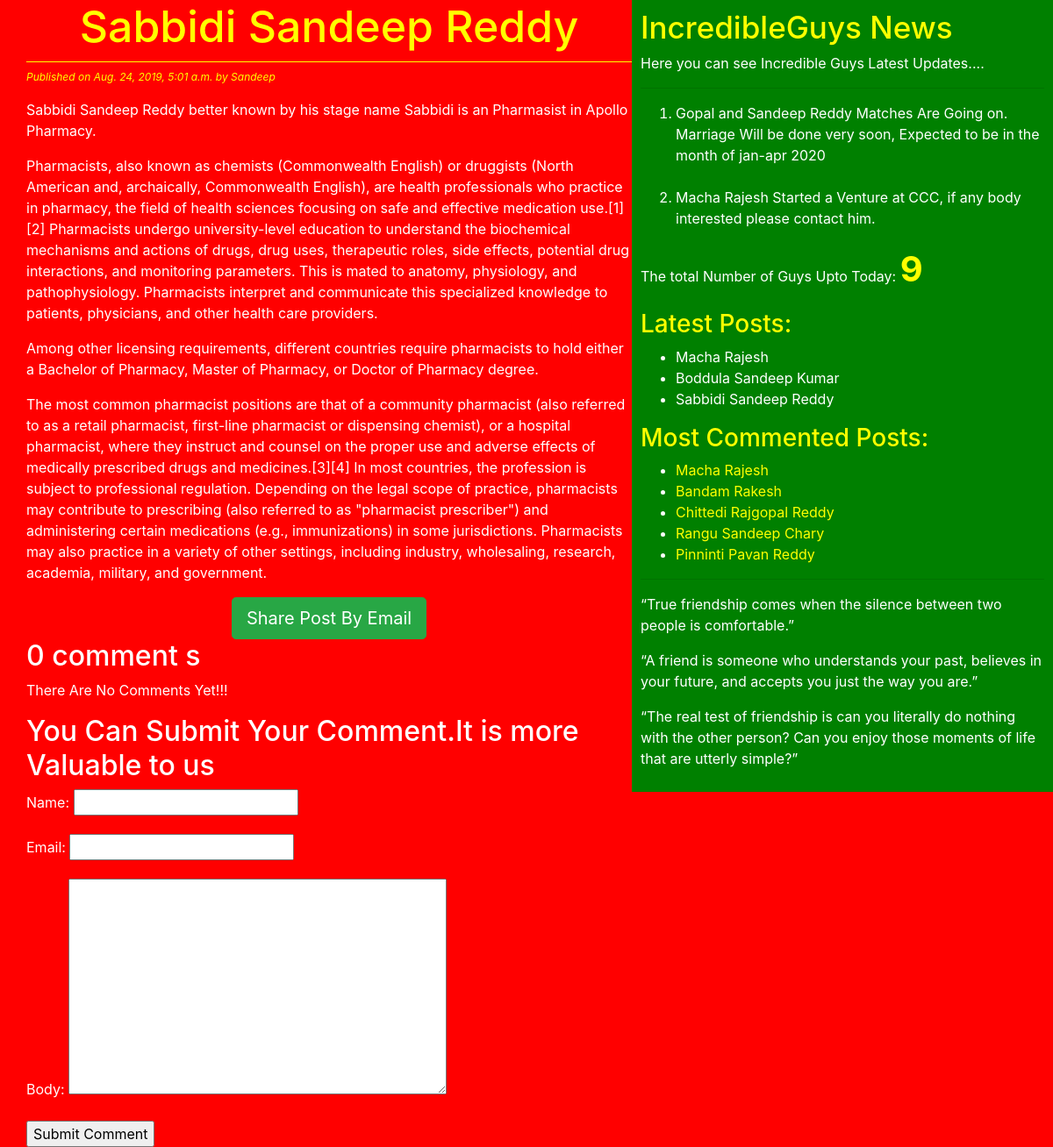
Screenshot of /2019/08/24/sabbidi-sandeep-reddy/ with the database file from the repository.
### blog/models.py (models this page shows, shortened)
class Post(models.Model):
    STATUS_CHOICES = (('draft','Draft'),('published','published'))
    title = models.CharField(max_length=256)
    slug = models.SlugField(max_length=264,unique_for_date='publish')
    author = models.ForeignKey(User,on_delete=models.CASCADE,related_name='blog_posts')
    body = models.TextField()
    publish = models.DateTimeField(default=timezone.now)
    created = models.DateTimeField(auto_now_add=True)
    update = models.DateTimeField(auto_now=True)
    status = models.CharField(max_length=10,choices=STATUS_CHOICES,default='draft')
    objects = CustomManager()
    tags = TaggableManager()
    class Meta:
        ordering = ('-publish',)
    def get_absolute_url(self):
        return reverse('post_detail', args=[self.publish.year, self.publish.strftime('%m'), self.publish.strftime('%d'), self.slug])

### blog/views.py (the view)
# urls.py: url(r'^(?P<year>[0-9]{4})/(?P<month>[0-9]{2})/(?P<day>[0-9]{2})/(?P<post>[-\w]+)/$', views.post_detail_view,
def post_detail_view(request, year, month, day, post):
    post = get_object_or_404(Post, slug=post, status='published',
                           publish__year=year,
                           publish__month=month,
                           publish__day=day)
    comments = post.comments.filter(active=True)
    csubmit = False
    if request.method == 'POST':
        form = CommentForm(request.POST)
        if form.is_valid():
            new_comment = form.save(commit=False)
            new_comment.post = post
            new_comment.save()
            csubmit = True
    else:
        form = CommentForm()
    return render(request, 'blog/post_detail.html', {'post': post, 'form':form, 'csubmit':csubmit, 'comments':comments})

### blog/forms.py
class CommentForm(forms.ModelForm):
    class Meta:
        model = Comment
        fields = ('name', 'email', 'body')

### blog/models.py (called while the page is built)
    def get_queryset(self):
        return super().get_queryset().filter(status='published')

### blog/templatetags/blog_tags.py (called while the page is built)
@register.simple_tag
def total_posts():
    return Post.objects.count()

@register.inclusion_tag('blog/latest_post123.html')
def show_latest_posts():
    latest_posts = Post.objects.order_by('-publish')[ :3]
    return{'latest_posts': latest_posts}

@register.simple_tag
def get_most_commented_posts(count=5):
    return Post.objects.annotate(total_comments=Count('comments')).order_by('-total_comments')[:count]

### templates/blog/post_detail.html (shortened to what this page needs)
<!DOCTYPE html>
{%extends 'blog/base.html' %}
{%block content%}
<h1>{{post.title}}</h1>
<p id="date">Published on {{post.publish}} by {{post.author|title}}</p>
{{post.body|linebreaks}}
<div class="container" align="center">
    <a href="/{{post.id}}/share" class="btn btn-lg btn-success">Share Post By Email</a>
</div>
{% with comments.count as comments_count %}
     <h2>{{comments.count}} comment {{comments_count|pluralize}}</h2>
{% endwith %}
{% if comments %}
    {% for comment in comments %}
        <p id="ch">comment {{forloop.counter}} by {{comment.name}} on {{comment.created}}</p>
    <div class="cb">{{comment.body|linebreaks}}</div>
    {% endfor %}
<hr>
{% else %}
   <p>There Are No Comments Yet!!!</p>
{% endif %}
{% if csubmit %}
    <h2>Your Comment Added Succesfully</h2>
{% else %}
<h2>You Can Submit Your Comment.It is more Valuable to us</h2>
    <form method="post">
        {{form.as_p}}
        <input type="submit" value="Submit Comment">
    </form>
{% endif %}
{%endblock%}

### templates/blog/base.html (shortened to what this page needs)
<!DOCTYPE html>
{% load staticfiles %}
{% load blog_tags %}
<html lang="en">
<head>
    <link rel="stylesheet" href="https://stackpath.bootstrapcdn.com/bootstrap/4.2.1/css/bootstrap.min.css">
     <link rel="stylesheet" href="{%static 'css/blog1.css' %}">
</head>
<body>
<div class="content">
    {%block content%}   {%endblock%}
</div>
<div class="sidebar">
     <h4>IncredibleGuys News</h4>
    <p>Here you can see Incredible Guys Latest Updates....</p>
    <hr>
    <ol>
        <li>Gopal and Sandeep Reddy Matches Are Going on. Marriage Will be done very soon, Expected to be in the month of jan-apr 2020 </li><br>
        <li>Macha Rajesh Started a Venture at CCC, if any body interested please contact him.</li>
    </ol>
    <p>The total Number of Guys Upto Today: <span id="pcount">{% total_posts %}</span></p>
    <h3>Latest Posts: </h3> {% show_latest_posts %}
    <h3>Most Commented Posts: </h3>
    {% get_most_commented_posts as most_commented_posts %}
    <ul>
        {% for post in most_commented_posts %}
        <li><a href="{{post.get_absolute_url}}" class="red" >{{post.title}}</a></li>
        {% endfor %}
    </ul>
    <hr>
    <p>“True friendship comes when the silence between two people is comfortable.”</p>
    <p>“A friend is someone who understands your past, believes in your future, and accepts you just the way you are.”</p>
    <p>“The real test of friendship is can you literally do nothing with the other person? Can you enjoy those moments of life that are utterly simple?”</p>
</div>
</body>
</html>

### templates/blog/latest_post123.html
<ul>
    {% for post in latest_posts %}
    <li> <a href="{{post.get_absolute_url}}">{{post.title}}</a> </li>
    {% endfor %}
</ul>

### static/css/blog1.css (style rules this page uses)
.content { width: 60%; float: left; padding: 0 0 0 30px; background: red; height: 100%; }
.sidebar { width: 40%; float: right; padding: 10px; background: green; height: 100%; color: white; }
h1 { text-align: center; border-bottom: 1px solid yellow; padding-bottom: 10px; }
body { color: white; background: red; }
#date { color: yellow; font-size: 12px; font-style: italic; }
a { color : white; text-decoration : none; }
.red { color : yellow; text-decoration: none; }
#pcount { font-size: 40px; color: yellow; font-weight: bold; }
h1 { color: yellow; font-size:50px; }
h3 { color: yellow; }
h4 { color: yellow; font-size:35px; }

### rows the page displays
Post: title "Sabbidi Sandeep Reddy", publish "Aug. 24, 2019, 5:01 a.m.", author "Sandeep", body "Sabbidi Sandeep Reddy better known by his stage name Sabbidi is an Pharmasist in Apollo Pharmacy. Pharmacists, also known as chemists (Commonwealth English) or druggists (North American and, archaically, Commonwealth English), are health professionals who practice in pharmacy, the field of health sciences focusing on safe and effective medication use.[1][2] Pharmacists undergo university-level education to understand the biochemical mechanisms and actions of drugs, drug uses, therapeutic roles, side effects, potential drug interactions, and monitoring parameters. This is mated to anatomy, physiology, and pathophysiology. Pharmacists interpret and communicate this specialized knowledge to…"
Post: title "Macha Rajesh"
Post: title "Boddula Sandeep Kumar"
Post: title "Bandam Rakesh"
Post: title "Chittedi Rajgopal Reddy"
Post: title "Rangu Sandeep Chary"
Post: title "Pinninti Pavan Reddy"

### other values shown
{{ comments.count }} "0"
